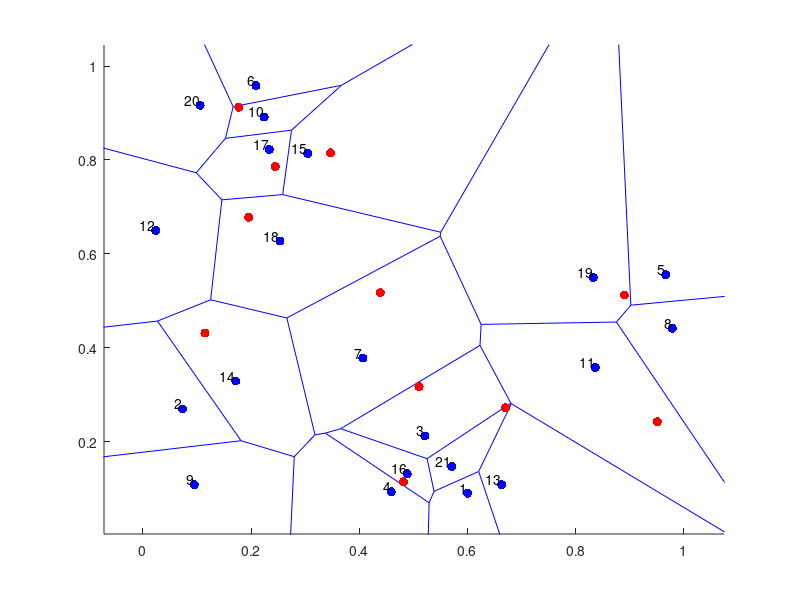

Here is the MATLAB script that generated this plot:
% This code generates a Voronoi-Poisson tessellation
% A (homogeneous) Poisson point process (PPP) is created on a rectangle.
% Then the Voronoi tesselation is found using the MATLAB function[1], which
% is based on the Qhull project[2] .
% All points (or cells) of the PPP are numbered arbitrarily.
% In each *bounded* Voronoi cell a new point is uniformly placed.
%
% The placement step is done by first dividing each (bounded) Voronoi cell
% (ie an irregular polygon) with, say, m sides into m scalene triangles.
% The i th triangle is then randomly chosen based on the ratio of areas.
% A point is then uniformly placed on the i th triangle (via eq. 1 in [3]).
% The placement step is repeated for all bounded Voronoi cells.
%
% A Voronoi diagram is displayed over the PPP. Points of the underlying PPP
% are marked green and blue if they are located respectively in bounded and
% unbounded Voronoi cells. The uniformly placed points in the bounded
% cells are marked red.
%
% If there are no bounded Voronoi cells, no diagram is created.
%
% Author: H.Paul Keeler, 2019
% Website: hpaulkeeler.com
% Repository: github.com/hpaulkeeler/posts.
% For more details, see the post:
% hpaulkeeler.com/placing-a-random-point-uniformly-placed-in-a-voronoi-cell/
%
% [1] http://www.mathworks.com.au/help/matlab/ref/voronoin.html
% [2] http://www.qhull.org/
% [2] Osada, R., Funkhouser, T., Chazelle, B. and Dobkin. D.,
% "Shape distributions", ACM Transactions on Graphics, vol 21, issue 4,
% 2002

clearvars; close all; clc;

%Simulation window parameters
xMin=0;
xMax=1;
yMin=0;
yMax=1;
%rectangle dimensions
xDelta=xMax-xMin; %width 
yDelta=yMax-yMin; %height
areaTotal=xDelta*yDelta; %area of simulation window

%Point process parameters
lambda=20; %intensity (ie mean density) of the Poisson process

%Simulate Poisson point process
numbPoints=poissrnd(areaTotal*lambda);%Poisson number of points
xx=xDelta*(rand(numbPoints,1))+xMin;%x coordinates of Poisson points
yy=xDelta*(rand(numbPoints,1))+yMin;%y coordinates of Poisson points

xxyy=[xx(:) yy(:)]; %combine x and y coordinates
%Perform Voronoi tesseslation using built-in function
[vertexAll,cellAll]=voronoin(xxyy);
%vertexAll is x/y coordinates of all vertices
numbCells=numbPoints; %number of Voronoi cells (including unbounded)

%initialize  arrays
booleBounded=zeros(numbCells,1);
uu=zeros(numbCells,1);
vv=zeros(numbCells,1);

%Loop through for all Voronoi cells
for ii=1:numbCells
    %check for unbounded cells (index 1 corresponds to a point at infinity)
    booleBounded(ii)=~(any((cellAll{ii})==1));
    
    %checks if the Voronoi cell is bounded. if bounded, calculates its area
    %and assigns a single point uniformly in the Voronoi cell.
    
    %%%START-- Randomly place a point in a bounded Voronoi cell --START%%%
    if booleBounded(ii)
        xx0=xx(ii);yy0=yy(ii); %the (Poisson) point of the Voronoi cell
        %x/y values for current cell
        xxCell=vertexAll(cellAll{ii},1);
        yyCell=vertexAll(cellAll{ii},2);
        
        %%% START -- Caclulate areas of triangles -- START%%%
        %calculate area of triangles of bounded cell (ie irregular polygon)
        numbTri=length(xxCell); %number of triangles
        %create some indices for calculating triangle areas
        indexVertex=1:(numbTri+1); %number vertices
        indexVertex(end)=1; %repeat first index (ie returns to the start)
        indexVertex1=indexVertex(1:numbTri); %first vertex index
        indexVertex2=indexVertex(2:numbTri+1);  %second vertex index
        %calculate areas of triangles using shoelace formula
        areaTri=abs((xxCell(indexVertex1)-xx0).*(yyCell(indexVertex2)-yy0)...
            -(xxCell(indexVertex2)-xx0).*(yyCell(indexVertex1)-yy0))/2;
        areaPoly=sum(areaTri); %total area of cell/polygon
        %%%END-- Caclulate areas of triangles -- END%%%
        
        %%%START -- Randomly placing point -- START%%%
        %%% place a point uniformaly in the (bounded) polygon
        %randomly choose the triangle (from the set that forms the polygon)
        cdfTri=cumsum(areaTri)/areaPoly; %create triangle CDF
        indexTri=find(rand(1,1)<=cdfTri,1); %use CDF to choose #
        
        indexVertex1=indexVertex(indexTri); %first vertex index
        indexVertex2=indexVertex(indexTri+1); %second vertex index
        %for all triangles
        xxTri=[xx0, xxCell(indexVertex1),xxCell(indexVertex2)];
        yyTri=[yy0, yyCell(indexVertex1),yyCell(indexVertex2)];
        
        %create two sets of uniform random variables on unit interval
        uniRand1=rand(1,1); uniRand2=rand(1,1);
        
        %point is uniformly placed in the triangle via equation (1)in [2]
        %x coordinate (via eq. 1 in [3])
        uu(ii)=(1-sqrt(uniRand1))*xxTri(1)...
            +sqrt(uniRand1)*(1-uniRand2)*xxTri(2)...
            +sqrt(uniRand1)*uniRand2*xxTri(3);
        %y coordinate (via eq. 1 in [3])
        vv(ii)=(1-sqrt(uniRand1))*yyTri(1)...
            +sqrt(uniRand1)*(1-uniRand2)*yyTri(2)...
            +sqrt(uniRand1)*uniRand2*yyTri(3);
        %%%END -- Randomly placing point -- END%%%
        
    end
    %%% END -- Randomly place a point in a Voronoi cell -- END%%%
end

indexBounded=find(booleBounded==1); %find bounded cells
%remove unbounded cells
uu=uu(indexBounded); 
vv=vv(indexBounded); 
numbBounded=length(indexBounded); %number of bounded cells
percentBound=numbBounded/numbCells; %percent of bounded Voronoi cells

%%%START -- Plotting section -- START%%%
if (numbBounded>0)
    figure; hold on;
    %create voronoi diagram on the point pattern
    voronoi(xx,yy);
    %plot the underlying point pattern
    plot(xx,yy,'b.','MarkerSize',20);        
    %put a red point uniformly in each bounded Voronoi cell
    plot(uu,vv,'r.','MarkerSize',20);
    
    %number the points/cells
    labels=cellstr(num2str((1:numbPoints)'));%labels correspond to their order
    text(xx, yy, labels, 'VerticalAlignment','bottom', ...
        'HorizontalAlignment','right');    
end
%%%END -- Plotting section -- END%%%
